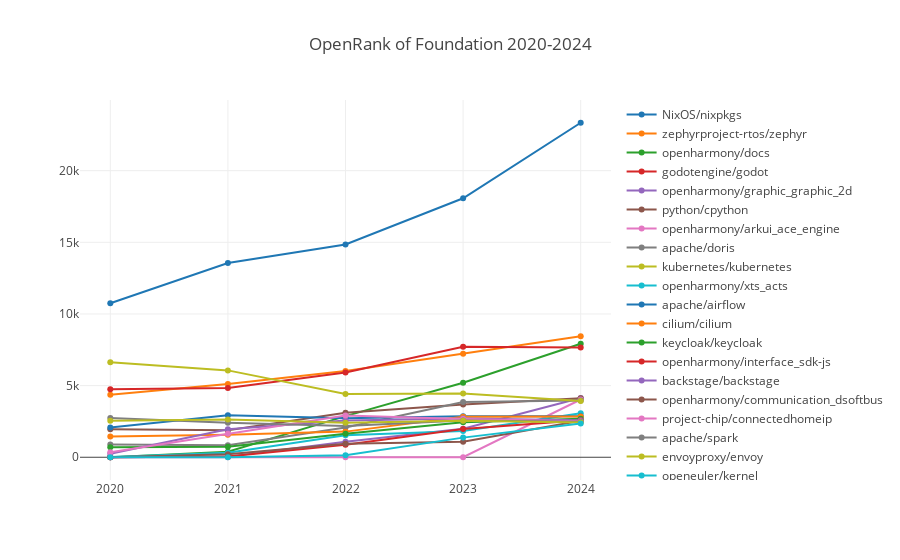

This figure's notebook cell:
### Markdown cell above
### 全球基金会旗下项目OpenRank Top 10 变化趋势

### Code cell
processFoundationFieldData(['Foundation'], 'Foundation');

### Figure 1 — Plotly figure (JSON) as saved in the notebook; plotly's stock layout.template omitted (floating-point values rounded to 4 significant figures)
{"data": [{"name": "NixOS/nixpkgs", "x": [2020, 2021, 2022, 2023, 2024], "y": [10740.0, 13550.0, 14850.0, 18080.0, 23350.0]}, {"name": "zephyrproject-rtos/zephyr", "x": [2020, 2021, 2022, 2023, 2024], "y": [4361.0, 5117.0, 6025.0, 7224.0, 8445.0]}, {"name": "openharmony/docs", "x": [2020, 2021, 2022, 2023, 2024], "y": [0, 389.8, 2868.0, 5203.0, 7920.0]}, {"name": "godotengine/godot", "x": [2020, 2021, 2022, 2023, 2024], "y": [4739.0, 4839.0, 5914.0, 7705.0, 7666.0]}, {"name": "openharmony/graphic_graphic_2d", "x": [2020, 2021, 2022, 2023, 2024], "y": [0, 44.26, 1078.0, 1996, 4134.0]}, {"name": "python/cpython", "x": [2020, 2021, 2022, 2023, 2024], "y": [1962.0, 1886.0, 3104.0, 3688.0, 4125.0]}, {"name": "openharmony/arkui_ace_engine", "x": [2020, 2021, 2022, 2023, 2024], "y": [0, 0, 0, 0, 4032.0]}, {"name": "apache/doris", "x": [2020, 2021, 2022, 2023, 2024], "y": [894.8, 835.5, 2069.0, 3861.0, 3965.0]}, {"name": "kubernetes/kubernetes", "x": [2020, 2021, 2022, 2023, 2024], "y": [6635.0, 6063.0, 4422.0, 4442.0, 3925.0]}, {"name": "openharmony/xts_acts", "x": [2020, 2021, 2022, 2023, 2024], "y": [11.27, 309.2, 1528.0, 1834.0, 3069.0]}, {"name": "apache/airflow", "x": [2020, 2021, 2022, 2023, 2024], "y": [2073.0, 2924.0, 2717.0, 2864.0, 2868.0]}, {"name": "cilium/cilium", "x": [2020, 2021, 2022, 2023, 2024], "y": [1455.0, 1576.0, 1789.0, 2825.0, 2843.0]}, {"name": "keycloak/keycloak", "x": [2020, 2021, 2022, 2023, 2024], "y": [697.7, 726.8, 1633.0, 2441.0, 2688.0]}, {"name": "openharmony/interface_sdk-js", "x": [2020, 2021, 2022, 2023, 2024], "y": [0, 52.68, 869.6, 1969.0, 2576.0]}, {"name": "backstage/backstage", "x": [2020, 2021, 2022, 2023, 2024], "y": [238.5, 1961.0, 2571.0, 2706.0, 2574.0]}, {"name": "openharmony/communication_dsoftbus", "x": [2020, 2021, 2022, 2023, 2024], "y": [0, 201.8, 941.4, 1079.0, 2553.0]}, {"name": "project-chip/connectedhomeip", "x": [2020, 2021, 2022, 2023, 2024], "y": [350.9, 1644.0, 2905.0, 2671.0, 2518.0]}, {"name": "apache/spark", "x": [2020, 2021, 2022, 2023, 2024], "y": [2735.0, 2413.0, 2188.0, 2571.0, 2485.0]}, {"name": "envoyproxy/envoy", "x": [2020, 2021, 2022, 2023, 2024], "y": [2546.0, 2633.0, 2408.0, 2555.0, 2432.0]}, {"name": "openeuler/kernel", "x": [2020, 2021, 2022, 2023, 2024], "y": [0, 0, 145.6, 1370.0, 2355.0]}], "layout": {"autosize": true, "title": {"text": "OpenRank of Foundation 2020-2024"}, "xaxis": {"autorange": true, "range": [2020.0, 2024.0], "type": "linear"}, "yaxis": {"autorange": true, "range": [-1927.0, 25270.0], "type": "linear"}}}
